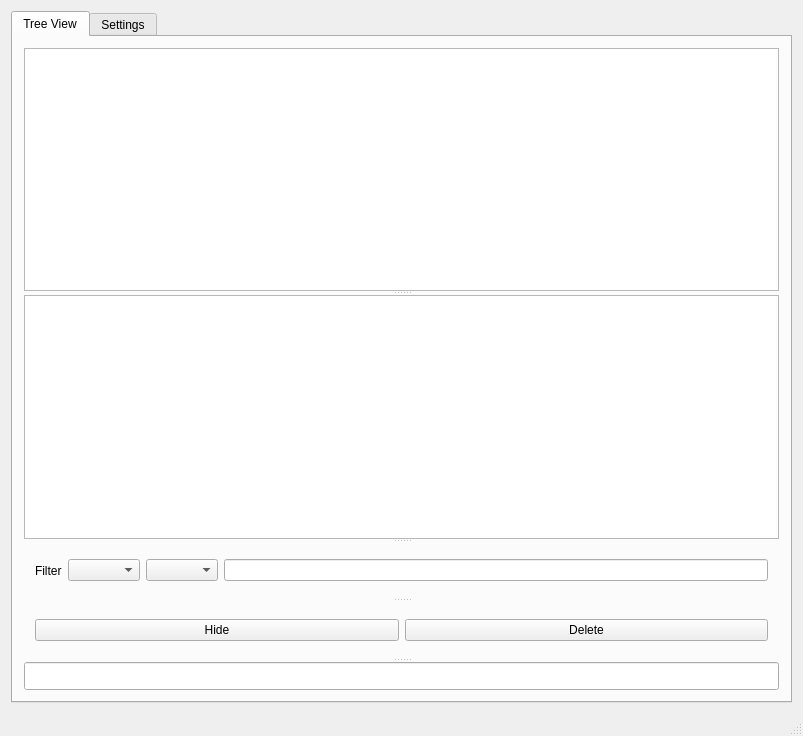
<?xml version="1.0" encoding="UTF-8"?>
<ui version="4.0">
 <class>MainWindow</class>
 <widget class="QMainWindow" name="MainWindow">
  <property name="geometry">
   <rect>
    <x>0</x>
    <y>0</y>
    <width>803</width>
    <height>736</height>
   </rect>
  </property>
  <property name="windowTitle">
   <string>PathFinder</string>
  </property>
  <widget class="QWidget" name="centralWidget">
   <layout class="QHBoxLayout" name="horizontalLayout_5">
    <item>
     <widget class="QTabWidget" name="tabWidget">
      <property name="enabled">
       <bool>true</bool>
      </property>
      <property name="currentIndex">
       <number>0</number>
      </property>
      <property name="tabsClosable">
       <bool>false</bool>
      </property>
      <property name="movable">
       <bool>true</bool>
      </property>
      <widget class="QWidget" name="tab_2">
       <attribute name="title">
        <string>Tree View</string>
       </attribute>
       <layout class="QHBoxLayout" name="horizontalLayout_8">
        <item>
         <widget class="QSplitter" name="splitter">
          <property name="orientation">
           <enum>Qt::Vertical</enum>
          </property>
          <widget class="QTreeView" name="treeView">
           <property name="sizePolicy">
            <sizepolicy hsizetype="Maximum" vsizetype="Maximum">
             <horstretch>0</horstretch>
             <verstretch>0</verstretch>
            </sizepolicy>
           </property>
           <property name="frameShadow">
            <enum>QFrame::Sunken</enum>
           </property>
           <property name="editTriggers">
            <set>QAbstractItemView::EditKeyPressed</set>
           </property>
           <property name="selectionMode">
            <enum>QAbstractItemView::ExtendedSelection</enum>
           </property>
           <property name="horizontalScrollMode">
            <enum>QAbstractItemView::ScrollPerItem</enum>
           </property>
           <property name="sortingEnabled">
            <bool>false</bool>
           </property>
           <attribute name="headerShowSortIndicator" stdset="0">
            <bool>false</bool>
           </attribute>
           <attribute name="headerShowSortIndicator" stdset="0">
            <bool>false</bool>
           </attribute>
          </widget>
          <widget class="QTextBrowser" name="textBrowser">
           <property name="sizePolicy">
            <sizepolicy hsizetype="Expanding" vsizetype="Expanding">
             <horstretch>0</horstretch>
             <verstretch>0</verstretch>
            </sizepolicy>
           </property>
           <property name="maximumSize">
            <size>
             <width>16777215</width>
             <height>16777215</height>
            </size>
           </property>
           <property name="autoFillBackground">
            <bool>false</bool>
           </property>
          </widget>
          <widget class="QWidget" name="layoutWidget">
           <layout class="QHBoxLayout" name="horizontalLayout">
            <property name="sizeConstraint">
             <enum>QLayout::SetMinimumSize</enum>
            </property>
            <item>
             <widget class="QLabel" name="label">
              <property name="text">
               <string>Filter</string>
              </property>
             </widget>
            </item>
            <item>
             <widget class="QComboBox" name="fieldBox"/>
            </item>
            <item>
             <widget class="QComboBox" name="regexBox"/>
            </item>
            <item>
             <widget class="QLineEdit" name="lineEdit">
              <property name="placeholderText" stdset="0">
               <string/>
              </property>
             </widget>
            </item>
           </layout>
          </widget>
          <widget class="QWidget" name="horizontalLayoutWidget">
           <layout class="QHBoxLayout" name="horizontalLayout_7">
            <item>
             <widget class="QPushButton" name="pushButton">
              <property name="text">
               <string>Hide</string>
              </property>
             </widget>
            </item>
            <item>
             <widget class="QPushButton" name="delButton">
              <property name="text">
               <string>Delete</string>
              </property>
             </widget>
            </item>
           </layout>
          </widget>
          <widget class="QLineEdit" name="lineEdit_2">
           <property name="enabled">
            <bool>true</bool>
           </property>
          </widget>
         </widget>
        </item>
       </layout>
      </widget>
      <widget class="QWidget" name="tab">
       <attribute name="title">
        <string>Settings</string>
       </attribute>
       <layout class="QVBoxLayout" name="verticalLayout_2">
        <item>
         <widget class="QGroupBox" name="groupBox">
          <property name="title">
           <string>Database Settings</string>
          </property>
          <layout class="QVBoxLayout" name="verticalLayout">
           <item>
            <layout class="QHBoxLayout" name="horizontalLayout_10">
             <item>
              <widget class="QLabel" name="label_2">
               <property name="text">
                <string>Host Name</string>
               </property>
              </widget>
             </item>
             <item>
              <widget class="QLineEdit" name="lineEdit_3"/>
             </item>
            </layout>
           </item>
           <item>
            <layout class="QHBoxLayout" name="horizontalLayout_9">
             <item>
              <widget class="QLabel" name="label_5">
               <property name="text">
                <string>Port</string>
               </property>
              </widget>
             </item>
             <item>
              <widget class="QLineEdit" name="lineEdit_4"/>
             </item>
            </layout>
           </item>
           <item>
            <layout class="QHBoxLayout" name="horizontalLayout_6">
             <item>
              <widget class="QLabel" name="label_3">
               <property name="text">
                <string>Database Name</string>
               </property>
              </widget>
             </item>
             <item>
              <widget class="QLineEdit" name="lineEdit_5"/>
             </item>
            </layout>
           </item>
           <item>
            <layout class="QHBoxLayout" name="horizontalLayout_3">
             <item>
              <widget class="QLabel" name="label_4">
               <property name="text">
                <string>Username</string>
               </property>
              </widget>
             </item>
             <item>
              <widget class="QLineEdit" name="lineEdit_6"/>
             </item>
            </layout>
           </item>
           <item>
            <layout class="QHBoxLayout" name="horizontalLayout_2">
             <item>
              <widget class="QLabel" name="label_6">
               <property name="text">
                <string>Password</string>
               </property>
              </widget>
             </item>
             <item>
              <widget class="QLineEdit" name="lineEdit_7">
               <property name="echoMode">
                <enum>QLineEdit::Password</enum>
               </property>
              </widget>
             </item>
            </layout>
           </item>
           <item>
            <widget class="QPushButton" name="pushButton_2">
             <property name="text">
              <string>Apply</string>
             </property>
            </widget>
           </item>
          </layout>
         </widget>
        </item>
       </layout>
      </widget>
     </widget>
    </item>
    <item>
     <layout class="QHBoxLayout" name="horizontalLayout_4"/>
    </item>
   </layout>
  </widget>
  <widget class="QMenuBar" name="menuBar">
   <property name="geometry">
    <rect>
     <x>0</x>
     <y>0</y>
     <width>803</width>
     <height>25</height>
    </rect>
   </property>
  </widget>
  <widget class="QStatusBar" name="statusBar"/>
 </widget>
 <layoutdefault spacing="6" margin="11"/>
 <resources/>
 <connections/>
</ui>
